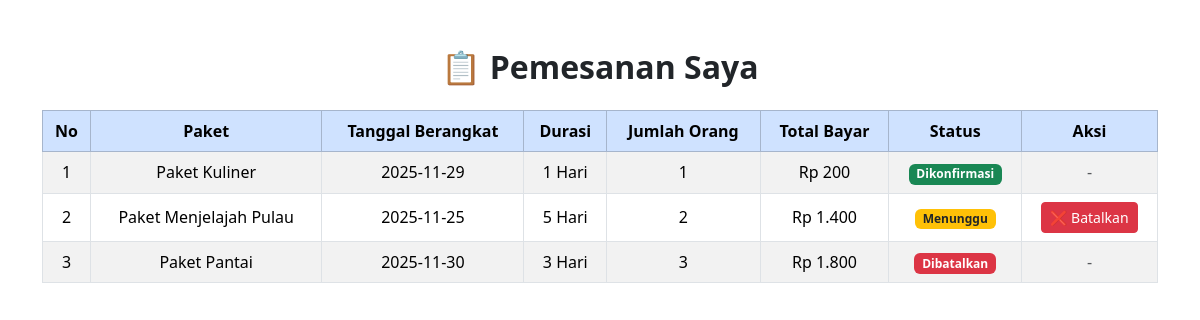
Before: /user/daftar_pemesanan.php (signed in) with the older database file.
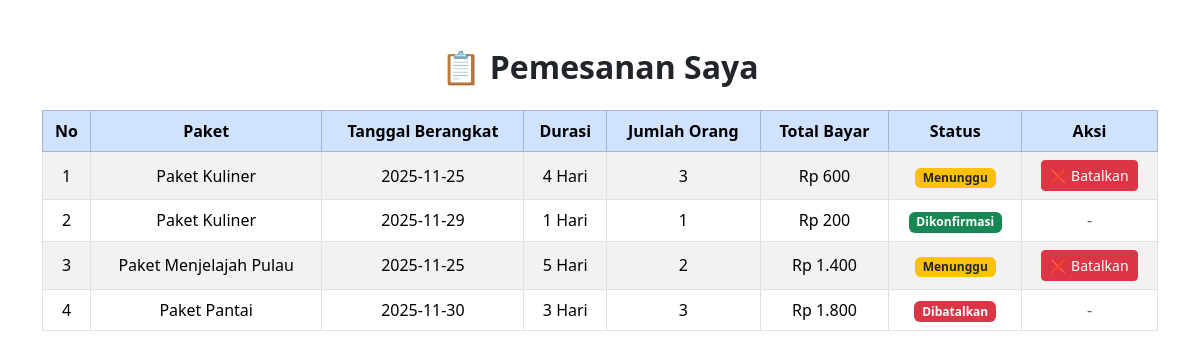
After: the same page with the newer database file.
### tables this page shows
CREATE TABLE `pemesanan` (
  `id_pemesanan` int(11) NOT NULL,
  `nama_pelanggan` varchar(100) NOT NULL,
  `email` varchar(100) NOT NULL,
  `telepon` varchar(20) NOT NULL,
  `id_akun` int(11) NOT NULL,
  `id_paket` int(11) NOT NULL,
  `tanggal_berangkat` date NOT NULL,
  `durasi` varchar(30) NOT NULL,
  `jumlah_orang` int(11) NOT NULL,
  `total_bayar` int(11) NOT NULL,
  `status` enum('dikonfirmasi','dibatalkan','menunggu') NOT NULL
);

CREATE TABLE `paket` (
  `id_paket` int(11) NOT NULL,
  `nama_paket` varchar(100) NOT NULL,
  `deskripsi` text NOT NULL,
  `durasi` varchar(50) NOT NULL,
  `harga` int(11) NOT NULL
);

### user/daftar_pemesanan.php (the view, shortened to what this page needs)
<?php
include "../config/app.php";
$username = $_SESSION['username'];
$getUser = $db->query("SELECT id_akun FROM akun WHERE username='$username'");
$user = $getUser->fetch_assoc();
$id_akun = $user['id_akun'];
?>
<!DOCTYPE html>
<html lang="id">
<head>
  <link href="https://cdn.jsdelivr.net/npm/bootstrap@5.3.2/dist/css/bootstrap.min.css" rel="stylesheet">
</head>
<body>
<div class="container my-5">
  <h2 class="text-center fw-bold mb-4">📋 Pemesanan Saya</h2>
  <div class="table-responsive">
    <table class="table table-bordered table-striped text-center align-middle">
      <thead class="table-primary">
        <tr>
          <th>No</th>
          <th>Paket</th>
          <th>Tanggal Berangkat</th>
          <th>Durasi</th>
          <th>Jumlah Orang</th>
          <th>Total Bayar</th>
          <th>Status</th>
          <th>Aksi</th>
        </tr>
      </thead>
      <tbody>
<?php
$query = "
    SELECT p.*, pk.nama_paket
    FROM pemesanan p
    JOIN paket pk ON p.id_paket = pk.id_paket
    WHERE p.id_akun = $id_akun
    ORDER BY p.id_pemesanan DESC
";
$result = $db->query($query);
$no = 1;
if ($result->num_rows > 0) {
    while ($row = $result->fetch_assoc()) {
?>
        <tr>
          <td><?= $no++ ?></td>
          <td><?= $row['nama_paket'] ?></td>
          <td><?= $row['tanggal_berangkat'] ?></td>
          <td><?= $row['durasi'] ?></td>
          <td><?= $row['jumlah_orang'] ?></td>
          <td>Rp <?= number_format($row['total_bayar'],0,',','.') ?></td>
          <td>
            <?php if ($row['status'] == 'menunggu'): ?>
              <span class="badge bg-warning text-dark">Menunggu</span>
            <?php elseif ($row['status'] == 'dikonfirmasi'): ?>
              <span class="badge bg-success">Dikonfirmasi</span>
            <?php else: ?>
              <span class="badge bg-danger">Dibatalkan</span>
            <?php endif; ?>
          </td>
          <td>
            <?php if ($row['status'] == 'menunggu'): ?>
              <a href="?batalkan=<?= $row['id_pemesanan']; ?>"
                 class="btn btn-danger btn-sm"
                 onclick="return confirm('Yakin ingin membatalkan pesanan?')">
                 ❌ Batalkan
              </a>
            <?php else: ?>
              <span class="text-muted">-</span>
            <?php endif; ?>
          </td>
        </tr>
<?php
    }
} else {
    echo "<tr><td colspan='8'>Belum ada pesanan.</td></tr>";
}
?>
      </tbody>
    </table>
  </div>
</div>
</body>
</html>

Changed rows visible on the page:
added pemesanan: id_paket.nama_paket "Paket Kuliner", tanggal_berangkat "2025-11-25", durasi "4 Hari", jumlah_orang "3", total_bayar "600", status "Menunggu"
